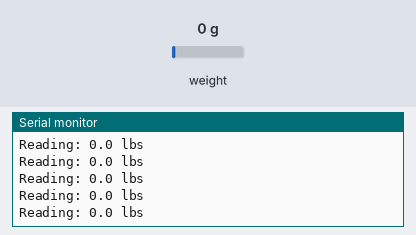
Simulated run of this sketch. Board: Arduino Uno, built with avr-gcc and run on an emulated ATmega328P. Shown: the last lines printed to the serial monitor. The test bench sets the inputs (shaded band); at power-on: weight on the scale 0 g.

Above: at 2.2 s.
2.3 s: weight on the scale set to 100 g
At 2.32 s:
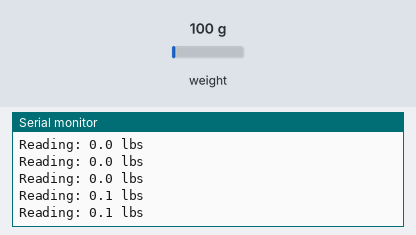
5.3 s: weight on the scale set to 1250 g
At 5.34 s:
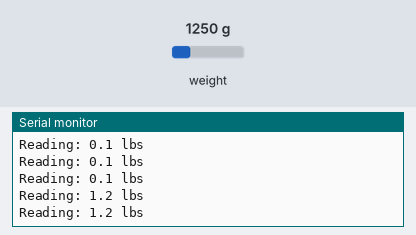
Timing chart, 0 to 8.3 s (numbered marks = the images above; inputs shaded):
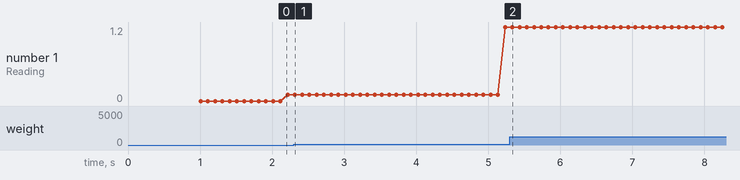

Measured:
- after the input at 2.3 s, the serial monitor: prints a new line at once (image 1)
- after the input at 5.3 s, the serial monitor: prints a new line at once (image 2)
- plotted number 1: 0.1 → 1.2 after the input at 2.3 s

The sketch:

Weight.ino
```cpp
#include "HX711.h"

#define calibration_factor -7050.0 //This value is obtained using the SparkFun_HX711_Calibration sketch

#define DOUT  3
#define CLK  2

HX711 scale(DOUT, CLK);

void setup() {
  Serial.begin(9600);
  Serial.println("HX711 scale demo");

  scale.set_scale(calibration_factor); //This value is obtained by using the SparkFun_HX711_Calibration sketch
  scale.tare();  //Assuming there is no weight on the scale at start up, reset the scale to 0

  Serial.println("Readings:");
}

void loop() {
  Serial.print("Reading: ");
  Serial.print(scale.get_units(), 1); //scale.get_units() returns a float
  Serial.print(" lbs"); //You can change this to kg but you'll need to refactor the calibration_factor
  Serial.println();
}
```
